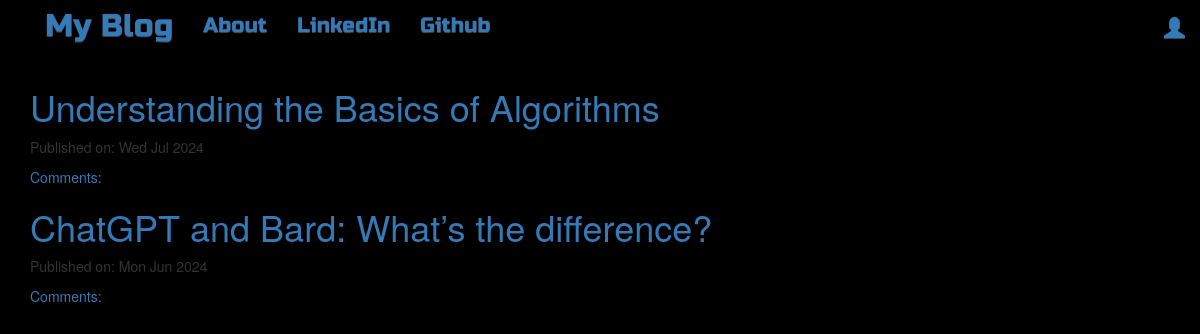
The page / on the database its author committed.
### blog/models.py (models this page shows, shortened)
class Post(models.Model):
    author = models.ForeignKey('auth.User', on_delete=models.CASCADE)
    title = models.CharField(max_length=256)
    text = models.TextField()
    created_date = models.DateTimeField(default=timezone.now)
    published_date = models.DateTimeField(blank=True, null=True)

### blog/views.py (the view)
# urls.py: path('', views.PostListView.as_view(), name='post_list'),
class PostListView(ListView):
    model = Post
    def get_queryset(self):
        return Post.objects.filter(published_date__lte=timezone.now()).order_by('-published_date')

### blog/templates/blog/post_list.html
{% extends 'blog/base.html' %}
{% block content %}
<div class="centerstage">
    {% for post in post_list %}
        <div class="post">
            <h1><a href="{% url 'post_detail' pk=post.pk %}">{{ post.title }}</a></h1>
            <div class="date">
                <p>Published on: {{ post.published_date|date:"D M Y"}}</p>
            </div>
            <a href="{% url 'post_detail' pk=post.pk %}">Comments: {{ post.approve_set.count }}</a>
        </div>
    {% endfor %}
</div>
{% endblock %}

### blog/static/css/blog.css (style rules this page uses)
.centerstage { margin-left: auto; margin-right: auto; }
.loader { filter:hue-rotate(0deg); color:linear-gradient(45deg,#0f8,#08f); animation:hue 10000ms infinite linear; }
body { background-color: black; }

### rows shown on the page
Post: title "Understanding the Basics of Algorithms", published_date "Wed Jul 2024"
Post: title "ChatGPT and Bard: What’s the difference?", published_date "Mon Jun 2024"
